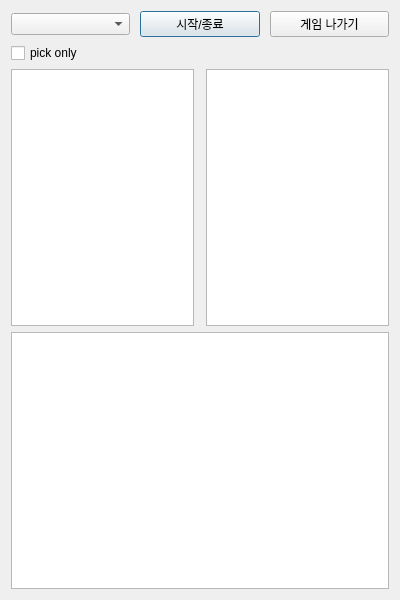
<?xml version="1.0" encoding="UTF-8"?>
<ui version="4.0">
 <class>Dialog</class>
 <widget class="QDialog" name="Dialog">
  <property name="geometry">
   <rect>
    <x>0</x>
    <y>0</y>
    <width>400</width>
    <height>600</height>
   </rect>
  </property>
  <property name="sizePolicy">
   <sizepolicy hsizetype="Expanding" vsizetype="Expanding">
    <horstretch>0</horstretch>
    <verstretch>0</verstretch>
   </sizepolicy>
  </property>
  <property name="windowTitle">
   <string>EarlyPick</string>
  </property>
  <layout class="QVBoxLayout" name="verticalLayout" stretch="0,0,1,1">
   <item>
    <layout class="QHBoxLayout" name="horizontalLayout">
     <property name="spacing">
      <number>10</number>
     </property>
     <property name="leftMargin">
      <number>0</number>
     </property>
     <item>
      <widget class="QComboBox" name="selectedAgent"/>
     </item>
     <item>
      <widget class="QPushButton" name="startToggleButton">
       <property name="text">
        <string>시작/종료</string>
       </property>
      </widget>
     </item>
     <item>
      <widget class="QPushButton" name="quitButton">
       <property name="text">
        <string>게임 나가기</string>
       </property>
      </widget>
     </item>
    </layout>
   </item>
   <item>
    <widget class="QCheckBox" name="pickOnlyCheckBox">
     <property name="font">
      <font>
       <pointsize>9</pointsize>
      </font>
     </property>
     <property name="text">
      <string>pick only</string>
     </property>
    </widget>
   </item>
   <item>
    <layout class="QHBoxLayout" name="horizontalLayout_2" stretch="0,0">
     <property name="spacing">
      <number>12</number>
     </property>
     <item>
      <widget class="QListWidget" name="teamList">
       <property name="font">
        <font>
         <pointsize>10</pointsize>
         <weight>75</weight>
         <bold>true</bold>
        </font>
       </property>
      </widget>
     </item>
     <item>
      <widget class="QListWidget" name="enemyList">
       <property name="font">
        <font>
         <pointsize>10</pointsize>
         <weight>75</weight>
         <bold>true</bold>
        </font>
       </property>
      </widget>
     </item>
    </layout>
   </item>
   <item>
    <widget class="QTextBrowser" name="logTextBrowser"/>
   </item>
  </layout>
 </widget>
 <resources/>
 <connections/>
</ui>
